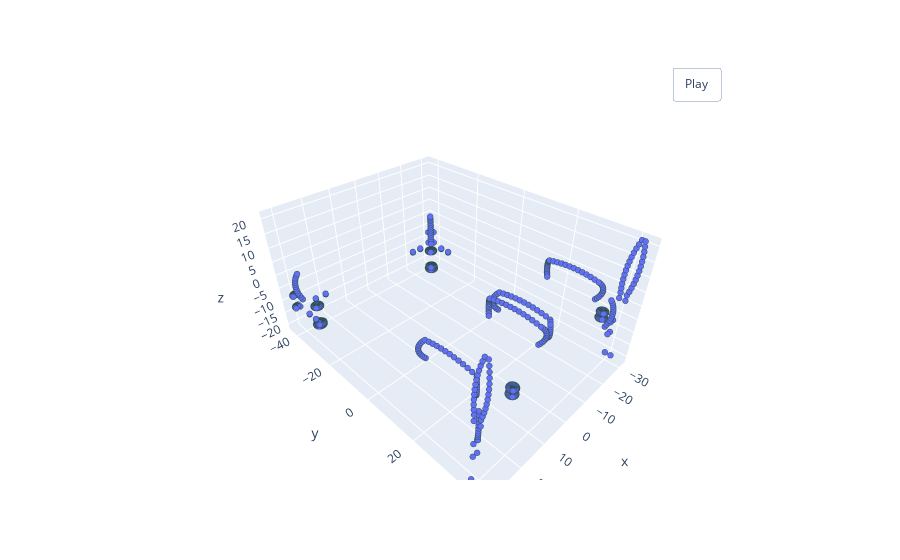

The code cell stored with this chart in its notebook:
### Code cell
pcshow(x,y,z)

### Figure 1 — Plotly figure (JSON) as saved in the notebook; plotly's stock layout.template omitted (floating-point values rounded to 4 significant figures; data arrays with more than 128 entries replaced by an {"elided": "..."} marker saying what was removed)
{"data": [{"marker": {"line": {"color": "DarkSlateGrey", "width": 2}, "size": 2}, "mode": "markers", "type": "scatter3d", "x": {"elided": "2095 float values"}, "y": {"elided": "2095 float values"}, "z": {"elided": "2095 float values"}}], "layout": {"updatemenus": [{"buttons": [{"args": [null, {"frame": {"duration": 50, "redraw": true}, "fromcurrent": true, "mode": "immediate", "transition": {"duration": 0}}], "label": "Play", "method": "animate"}], "pad": {"r": 10, "t": 45}, "showactive": false, "type": "buttons", "x": 0.8, "xanchor": "left", "y": 1, "yanchor": "bottom"}]}}
